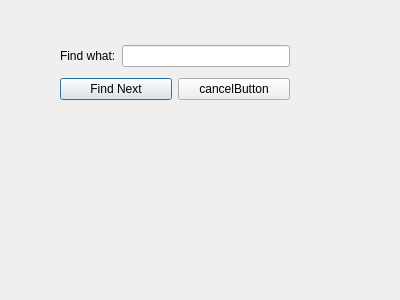
<?xml version="1.0" encoding="UTF-8"?>
<ui version="4.0">
 <class>Find</class>
 <widget class="QDialog" name="Find">
  <property name="geometry">
   <rect>
    <x>0</x>
    <y>0</y>
    <width>400</width>
    <height>300</height>
   </rect>
  </property>
  <property name="windowTitle">
   <string>Dialog</string>
  </property>
  <widget class="QWidget" name="layoutWidget">
   <property name="geometry">
    <rect>
     <x>60</x>
     <y>40</y>
     <width>230</width>
     <height>67</height>
    </rect>
   </property>
   <layout class="QVBoxLayout" name="verticalLayout">
    <item>
     <layout class="QHBoxLayout" name="horizontalLayout">
      <item>
       <widget class="QLabel" name="label">
        <property name="text">
         <string>Find what:</string>
        </property>
       </widget>
      </item>
      <item>
       <widget class="QLineEdit" name="lineEdit"/>
      </item>
     </layout>
    </item>
    <item>
     <layout class="QHBoxLayout" name="horizontalLayout_2">
      <item>
       <widget class="QPushButton" name="findNext">
        <property name="text">
         <string>Find Next</string>
        </property>
       </widget>
      </item>
      <item>
       <widget class="QPushButton" name="cancelButton">
        <property name="text">
         <string>cancelButton</string>
        </property>
       </widget>
      </item>
     </layout>
    </item>
   </layout>
  </widget>
 </widget>
 <resources/>
 <connections/>
</ui>
